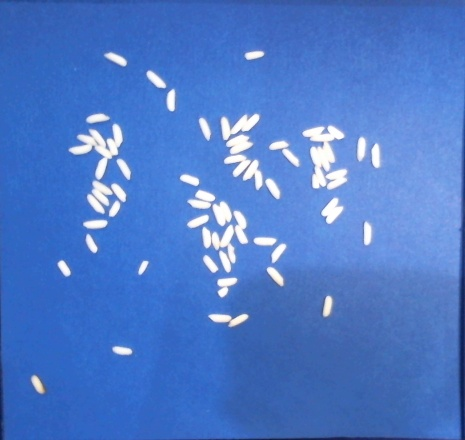
#> input picture testtt.jpg, 465 x 440 px
$ python countcon.py
#> lines starting #> are read from the running program, lines starting #| are printed output that depends on the picture; after the words box and inside, x2 and y2 are one past the last pixel; in counts of white or black regions, pixels touching at a corner belong together
from imutils import contours
import imutils
import cv2
import numpy as np
from numpy.core.fromnumeric import reshape


image = cv2.imread('testtt.jpg')
#> image is the input picture: shape (440, 465, 3); mean B, G, R 201.6, 122.1, 77.9
hsv = cv2.cvtColor(image,cv2.COLOR_BGR2HSV)
#> hsv: shape (440, 465, 3); mean H, S, V 108.5, 159, 201.7

lower_white = np.array([0,0,180], dtype=np.uint8)
upper_white = np.array([180,50,255], dtype=np.uint8)

mask = cv2.inRange(hsv,lower_white,upper_white)
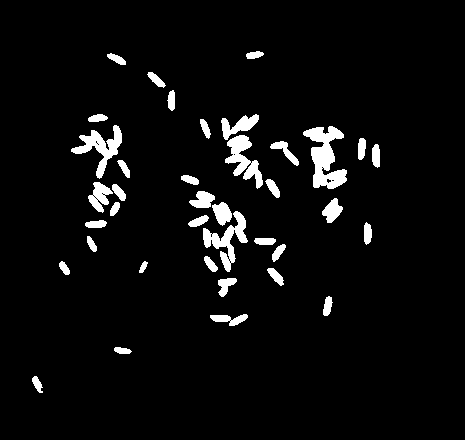
#> mask: shape (440, 465); 4.8% white; 38 white regions, largest, box (x1, y1, x2, y2) and area: (303, 126, 347, 189) 1424, (203, 211, 248, 272) 935, (71, 125, 122, 179) 928
res = cv2.bitwise_and(image,image,mask=mask)

open = cv2.morphologyEx(
        res,
        cv2.MORPH_OPEN,
        np.ones((7,7),
        np.uint8),
        iterations=1)
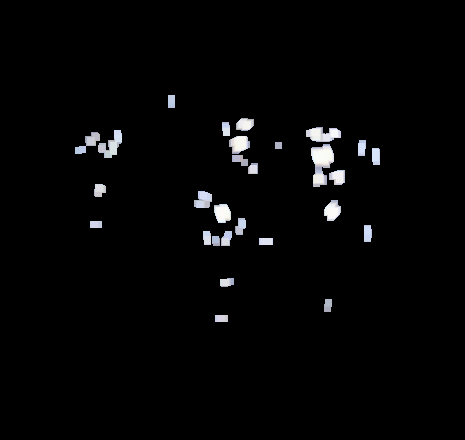
#> open: shape (440, 465, 3); mean B, G, R 5.5, 5.2, 5.1

cv2.imshow("ori",image)
cv2.imshow("mask",mask)
cv2.imshow("res",res)
cv2.imshow("open",open)
cv2.waitKey(0)
cv2.destroyAllWindows
